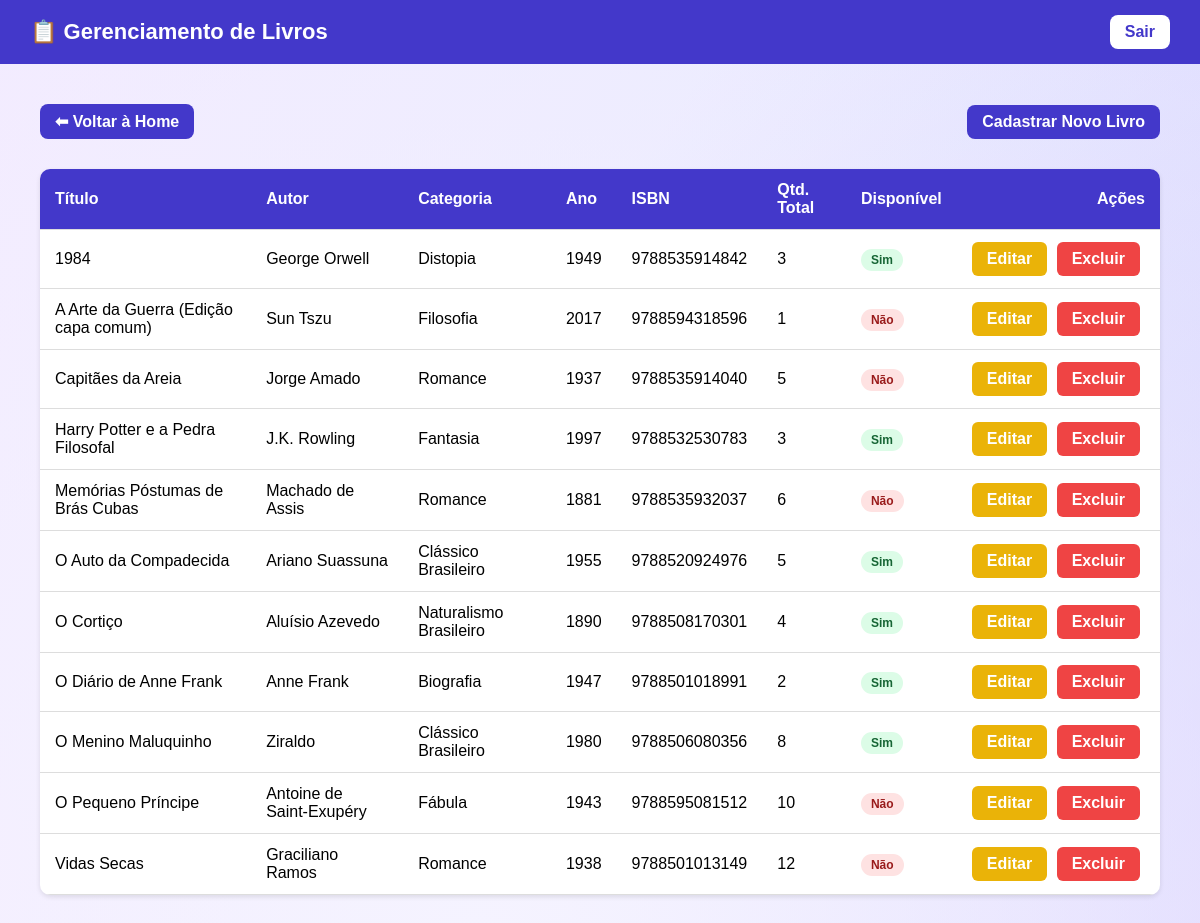
Screenshot of /bibliotecarias/livros/gerenciar/ with the database file from the repository.
### bibliotecarias/models.py (models this page shows, shortened)
class Livro(models.Model):
    isbn_validator = RegexValidator(
        regex=r'^\d{13}$',
        message='O ISBN deve conter exatamente 13 dígitos numéricos.'
    )
    titulo = models.CharField(max_length=200)
    autor = models.CharField(max_length=100)
    categoria = models.CharField(max_length=100)
    ano_publicacao = models.PositiveIntegerField()
    quantidade = models.PositiveIntegerField(default=1)
    isbn = models.CharField(
        max_length=13,
        unique=True,
        validators=[isbn_validator]
    )
    disponivel = models.BooleanField(default=True)

### bibliotecarias/views.py (the view)
# urls.py: path('livros/gerenciar/', views.gerenciar_livros, name='gerenciar_livros'),
def gerenciar_livros(request):
    livros = Livro.objects.all().order_by('titulo')
    context = {
        'livros': livros
    }
    return render(request, 'bibliotecarias/gerenciar_livros.html', context)

### bibliotecarias/templates/bibliotecarias/gerenciar_livros.html (shortened to what this page needs)
<!DOCTYPE html>
<html lang="pt-br">
<head>
</head>
<body>
<header>
    <h1>📋 Gerenciamento de Livros</h1>
    <a class="logout" href="{% url 'logout' %}">Sair</a>
</header>
<main>
    <div class="acoes-topo">
        <a href="{% url 'home_bibliotecaria' %}" class="voltar">⬅ Voltar à Home</a>
        <a class="botao" href="{% url 'cadastrar_livro' %}">Cadastrar Novo Livro</a>
    </div>
    <table>
        <thead>
            <tr>
                <th>Título</th>
                <th>Autor</th>
                <th>Categoria</th>
                <th>Ano</th>
                <th>ISBN</th>
                <th>Qtd. Total</th>
                <th>Disponível</th>
                <th class="col-acoes">Ações</th>
            </tr>
        </thead>
        <tbody>
            {% for livro in livros %}
            <tr>
                <td>{{ livro.titulo }}</td>
                <td>{{ livro.autor }}</td>
                <td>{{ livro.categoria }}</td> <td>{{ livro.ano_publicacao }}</td> <td>{{ livro.isbn }}</td> <td>{{ livro.quantidade }}</td> <td>
                    {% if livro.disponivel %}
                        <span class="status status-sim">Sim</span>
                    {% else %}
                        <span class="status status-nao">Não</span>
                    {% endif %}
                </td>
                <td class="col-acoes">
                    <a class="btn btn-editar" href="{% url 'editar_livro' livro.id %}">Editar</a>
                    <a class="btn btn-excluir" href="{% url 'excluir_livro' livro.id %}">Excluir</a>
                </td>
            </tr>
            {% empty %}
            <tr>
                <td colspan="8" style="text-align: center; padding: 30px;">
                    Nenhum livro cadastrado ainda.
                </td>
            </tr>
            {% endfor %}
        </tbody>
    </table>
</main>
</body>
</html>

### bibliotecarias/templates/bibliotecarias/gerenciar_livros.html (style rules this page uses)
body { margin: 0; font-family: Arial, sans-serif; background: radial-gradient(circle at 20% 50%, #f5f3ff, transparent 70%), radial-gradient(circle at 80% 50%, #c4b5fd, transparent 70%), radial-gradient(circle at 50% 20%, #e0e7ff, transparent 70%), radial-gradient(circle at 50% 80%, #ede9fe, transparent 70%); background-color: #f3e8ff; background-size: 200% 200%; animation: waveMotion 12s ease-in-out infinite; }
header { background-color: #4338ca; color: white; display: flex; justify-content: space-between; align-items: center; padding: 15px 30px; }
h1 { font-size: 22px; margin: 0; }
a { text-decoration: none; }
.logout { background-color: white; color: #4338ca; padding: 8px 15px; border-radius: 8px; font-weight: bold; transition: all 0.2s ease; }
main { padding: 40px; }
.acoes-topo { display: flex; justify-content: space-between; align-items: center; margin-bottom: 30px; }
.botao { display: inline-block; background-color: #4338ca; color: white; padding: 8px 15px; border-radius: 8px; font-weight: bold; transition: all 0.2s ease; }
.voltar { display: inline-block; background-color: #4338ca; color: white; padding: 8px 15px; border-radius: 8px; font-weight: bold; transition: all 0.2s ease; }
.btn { display: inline-block; padding: 8px 15px; font-weight: bold; text-align: center; text-decoration: none; border-radius: 6px; border: none; cursor: pointer; transition: background-color 0.2s; color: white; margin-right: 5px; }
.btn-editar { background-color: #eab308; }
.btn-excluir { background-color: #ef4444; }
table { width: 100%; border-collapse: collapse; background-color: white; border-radius: 10px; overflow: hidden; box-shadow: 0 2px 5px rgba(0,0,0,0.1); margin-top: 20px; }
th, td { padding: 12px 15px; border-bottom: 1px solid #ddd; text-align: left; }
th { background-color: #4338ca; color: white; }
.col-acoes { width: 160px; text-align: right; white-space: nowrap; }
.status { padding: 4px 10px; border-radius: 12px; font-weight: bold; font-size: 12px; }
.status-sim { background-color: #dcfce7; color: #166534; }
.status-nao { background-color: #fee2e2; color: #991b1b; }

### rows the page displays
Livro: titulo "1984", autor "George Orwell", categoria "Distopia", ano_publicacao "1949", isbn "9788535914842", quantidade "3", disponivel "Sim"
Livro: titulo "A Arte da Guerra (Edição capa comum)", autor "Sun Tszu", categoria "Filosofia", ano_publicacao "2017", isbn "9788594318596", quantidade "1", disponivel "Não"
Livro: titulo "Capitães da Areia", autor "Jorge Amado", categoria "Romance", ano_publicacao "1937", isbn "9788535914040", quantidade "5", disponivel "Não"
Livro: titulo "Harry Potter e a Pedra Filosofal", autor "J.K. Rowling", categoria "Fantasia", ano_publicacao "1997", isbn "9788532530783", quantidade "3", disponivel "Sim"
Livro: titulo "Memórias Póstumas de Brás Cubas", autor "Machado de Assis", categoria "Romance", ano_publicacao "1881", isbn "9788535932037", quantidade "6", disponivel "Não"
Livro: titulo "O Auto da Compadecida", autor "Ariano Suassuna", categoria "Clássico Brasileiro", ano_publicacao "1955", isbn "9788520924976", quantidade "5", disponivel "Sim"
Livro: titulo "O Cortiço", autor "Aluísio Azevedo", categoria "Naturalismo Brasileiro", ano_publicacao "1890", isbn "9788508170301", quantidade "4", disponivel "Sim"
Livro: titulo "O Diário de Anne Frank", autor "Anne Frank", categoria "Biografia", ano_publicacao "1947", isbn "9788501018991", quantidade "2", disponivel "Sim"
Livro: titulo "O Menino Maluquinho", autor "Ziraldo", categoria "Clássico Brasileiro", ano_publicacao "1980", isbn "9788506080356", quantidade "8", disponivel "Sim"
Livro: titulo "O Pequeno Príncipe", autor "Antoine de Saint-Exupéry", categoria "Fábula", ano_publicacao "1943", isbn "9788595081512", quantidade "10", disponivel "Não"
Livro: titulo "Vidas Secas", autor "Graciliano Ramos", categoria "Romance", ano_publicacao "1938", isbn "9788501013149", quantidade "12", disponivel "Não"
